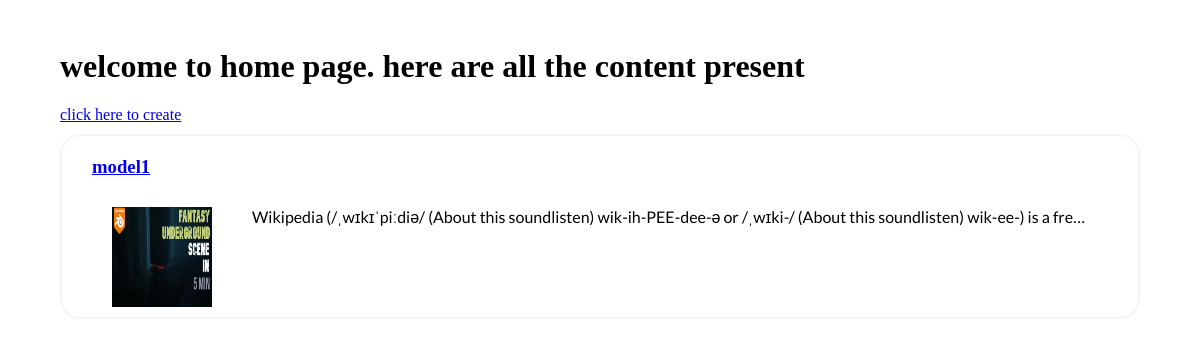
The page / on the database its author committed.
### products/models.py (models this page shows, shortened)
class Product(models.Model):
    name = models.CharField(max_length=20)
    image = models.ImageField(upload_to='images/')
    description = models.TextField(max_length=None)

### products/views.py (the view)
# urls.py: path('',views.main,name='home'),
def main(request):
    product = Product.objects.all()
    return render(request,'main.html',{'product':product})

### products/templates/main.html (shortened to what this page needs)
{%load static%}
<html>
<head>
</head>
<body>
<br>
<h1 class='heading'>welcome to home page. here are all the content present</h1>
<a href={%url 'create'%}>click here to create</a>
{% for i in product.all %}
<div class='content-box'>
<a href="{% url 'info' i.name%}" target="_blank">
<h3 class='name'>{{i.name}}</h3>
</a>
<div class='image-description'>
<img src="{{i.image.url}}" />
<p>
{{i.description}}
</p>
</div>
</div>
{%endfor%}
<br>
</body>
</html>

### products/static/css/main_c.css (style rules this page uses)
* { margin-top: 10px; margin-left: 20px; margin-right: 20px; }
.content-box { border: 2px solid whitesmoke; border-radius: 20px; padding: 10px; }
.image-description { display: flex; font-family: 'Lato', sans-serif; }
.image-description img { width: 100px; height: 100px; }
.image-description p { white-space: nowrap; overflow: hidden; text-overflow: ellipsis; }

### rows shown on the page
Product: name "model1", image (picture), description "Wikipedia (/ˌwɪkɪˈpiːdiə/ (About this soundlisten) wik-ih-PEE-dee-ə or /ˌwɪki-/ (About this soundlisten) wik-ee-) is a fre…"
